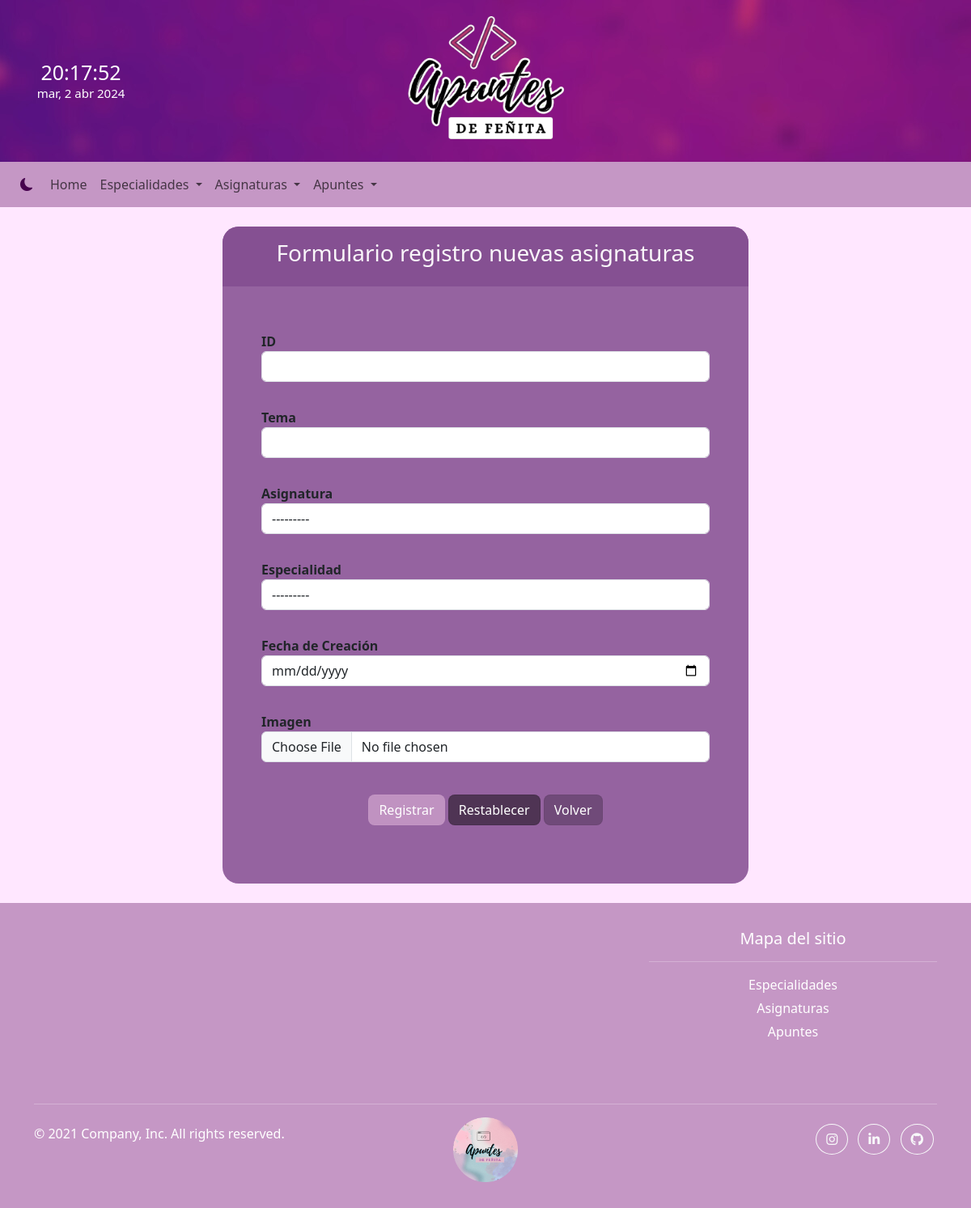
Page /crud/apuntes/apuntes_new on the earlier database version.
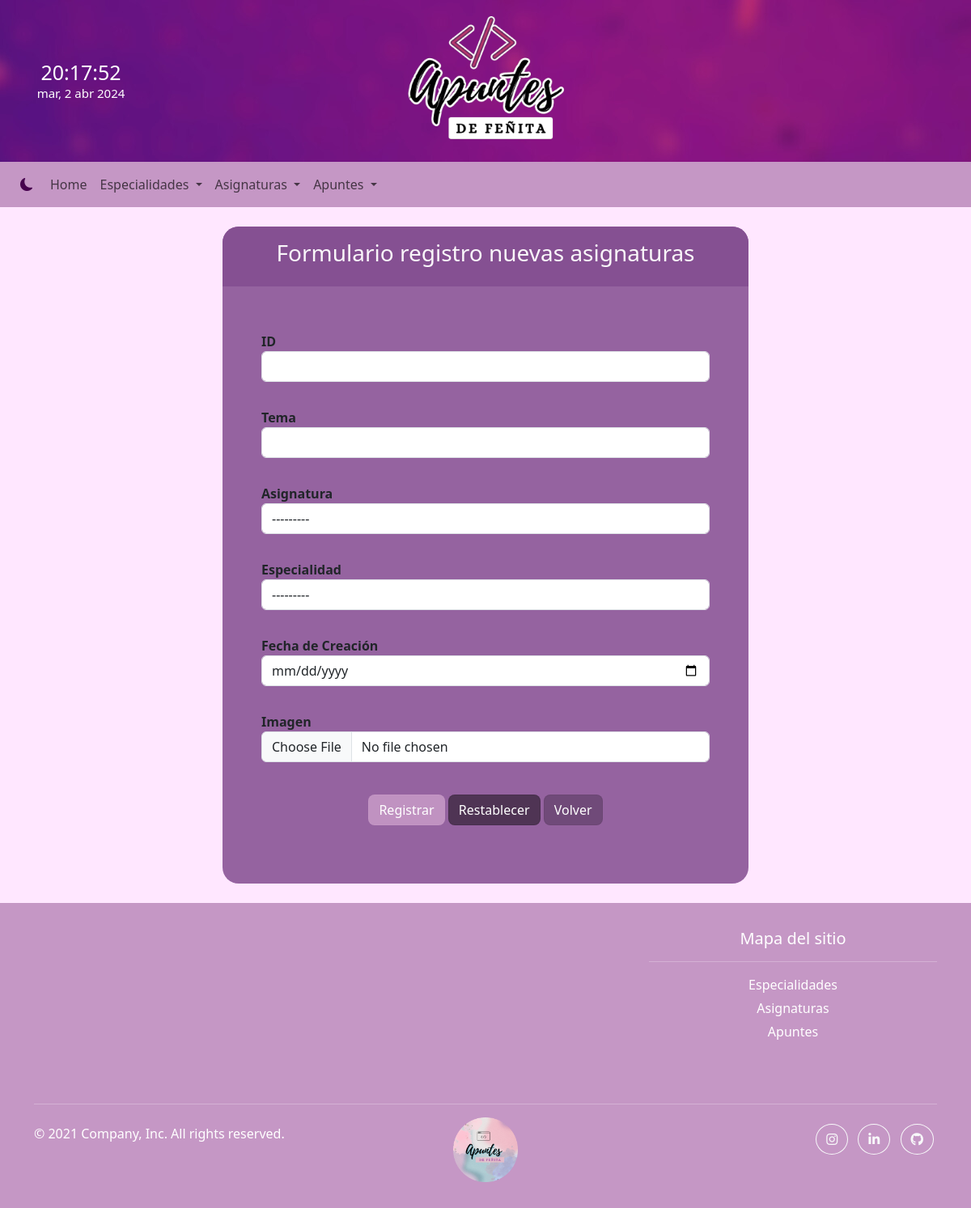
Same page on the later database version.
### crud/models.py (models this page shows, shortened)
class Subject(models.Model):
    subject = models.CharField(verbose_name='Asignatura', max_length=50)
    specialization = models.ForeignKey(Specialization,verbose_name='Especialidad',on_delete=models.CASCADE)
    semester = models.IntegerField(verbose_name='Semestre')
    image = models.ImageField(verbose_name='Imagen',upload_to='asignaturas',null=True,blank=True)
    created_at = models.DateTimeField(verbose_name='Fecha registro',auto_now_add=True)
    updated_at = models.DateTimeField(verbose_name='Fecha actualización',auto_now=True)
    class Meta:
        verbose_name = 'asignatura'
        verbose_name_plural = 'asignaturas'
        ordering = ['subject']
    def __str__(self) -> str:
        return self.subject

class Specialization(models.Model):
    specialization = models.CharField(verbose_name='Especialidad', max_length=50)
    image = models.ImageField(verbose_name='Imagen',upload_to='especialidades',null=True,blank=True)
    created_at = models.DateTimeField(verbose_name='Fecha registro',auto_now_add=True)
    updated_at = models.DateTimeField(verbose_name='Fecha actualización',auto_now=True)
    class Meta:
        verbose_name = 'especialidad'
        verbose_name_plural = 'especialidades'
        ordering = ['specialization']
    def __str__(self) -> str:
        return self.specialization

class Note(models.Model):
    idNote = models.CharField(primary_key=True,verbose_name='ID',max_length=20)
    topic  = models.CharField(verbose_name='Tema', max_length=50)
    subject = models.ForeignKey(Subject,verbose_name='Asignatura',on_delete=models.CASCADE)
    specialization = models.ForeignKey(Specialization,verbose_name='Especialidad',on_delete=models.CASCADE)
    written_in = models.DateField(verbose_name='Fecha de creación')
    image = models.ImageField(verbose_name='Imagen',upload_to='asignaturas',null=True,blank=True)
    created_at = models.DateTimeField(verbose_name='Fecha registro',auto_now_add=True)
    updated_at = models.DateTimeField(verbose_name='Fecha actualización',auto_now=True)
    class Meta:
        verbose_name = 'apunte'
        verbose_name_plural = 'apuntes'
        ordering = ['idNote']

### crud/views.py (the view)
# urls.py: path('apuntes/apuntes_new', note_new, name='note-new'),
def note_new(request):
    if request.method == 'POST':
        form = NoteForm(request.POST, request.FILES)
        if form.is_valid():
            idNote = form.cleaned_data.get('idNote')
            topic = form.cleaned_data.get('topic')
            subject = form.cleaned_data.get('subject')
            specialization = form.cleaned_data.get('specialization')
            written_in = form.cleaned_data.get('written_in')
            image = form.cleaned_data.get('image')
            obj = Note.objects.create(
                idNote = idNote,
                topic = topic,
                subject = subject,
                specialization = specialization,
                written_in = written_in,
                image = image
            )
            obj.save()
            return redirect(reverse('apuntes-crud') + '?OK')
        else:
            return redirect(reverse('apuntes-crud') + '?FAIL')
    else:
        form = NoteForm
    return render(request,'crud/note_new.html',{'form':form})

### crud/templates/crud/note_new.html (shortened to what this page needs)
{% extends 'crud/base.html' %}
{% load static %}
{% block first_content %}
<section id="form_sptn" class="container my-4">
    <div  id="container_new" class="container px-0 mx-0 mb-2 py-3 text-center">
        <h3>Formulario registro nuevas asignaturas</h3>
    </div>
    <div class="container my-2 p-5">
        <form class="row g-3" action="" method="post" enctype="multipart/form-data">
            <div class="col-md-12 form-group mb-3" >
                <label for="idNote" class="fw-bold">ID</label>
                <div class="input-group">
                    {{form.idNote}}
                </div>
            </div>
            <div class="col-md-12 form-group mb-3" >
                <label for="topic" class="fw-bold">Tema</label>
                <div class="input-group">
                    {{form.topic}}
                </div>
            </div>
            <div class="col-md-12 form-group mb-3" >
                <label for="subject" class="fw-bold">Asignatura</label>
                <div class="input-group">
                    {{form.subject}}
                </div>
            </div>
            <div class="col-md-12 form-group mb-3" >
                <label for="specialization" class="fw-bold">Especialidad</label>
                <div class="input-group">
                    {{form.specialization}}
                </div>
            </div>
            <div class="col-md-12 form-group mb-3" >
                <label for="written_in" class="fw-bold">Fecha de Creación</label>
                <div class="input-group">
                    {{form.written_in}}
                </div>
            </div>
            <div class="form-group mb-3">
                <label for="image" class="fw-bold">Imagen</label>
                <div class="input-group">
                    {{form.image}}
                </div>
            </div>
            <div class="text-center my-4">
                <input type="submit" class="btn btn-primary" id="registrar" value="Registrar">
                <input type="reset" class="btn btn-secondary" id="restablecer" value="Restablecer">
                <a class="btn btn-success" href="{% url 'asignaturas-crud' %}">Volver</a>
            </div>
        </form>
    </div>
</section>
{% endblock %}

Differences in the rows shown:
removed Subject: subject "---------"
